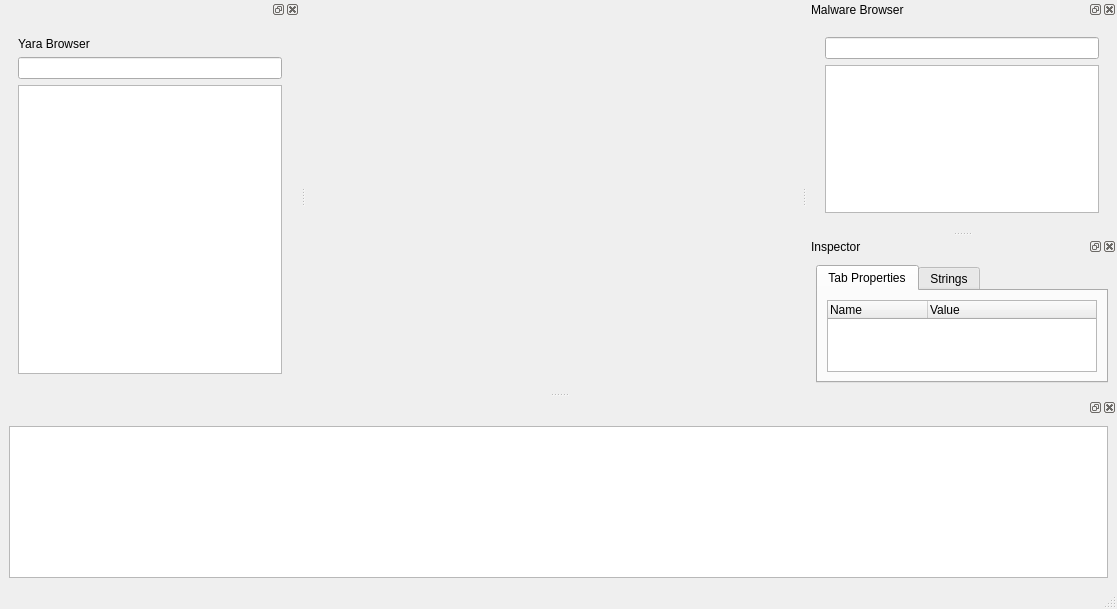
<?xml version="1.0" encoding="UTF-8"?>
<ui version="4.0">
 <class>YaraEditor</class>
 <widget class="QMainWindow" name="YaraEditor">
  <property name="geometry">
   <rect>
    <x>0</x>
    <y>0</y>
    <width>1117</width>
    <height>609</height>
   </rect>
  </property>
  <property name="windowTitle">
   <string>Yara-Editor</string>
  </property>
  <property name="windowIcon">
   <iconset resource="../../rsrc/yaraeditor.qrc">
    <normaloff>:/logo/images/logo.jpg</normaloff>:/logo/images/logo.jpg</iconset>
  </property>
  <property name="unifiedTitleAndToolBarOnMac">
   <bool>true</bool>
  </property>
  <widget class="QWidget" name="centralwidget">
   <layout class="QVBoxLayout" name="verticalLayout">
    <item>
     <widget class="QWidget" name="MainWidget" native="true">
      <layout class="QHBoxLayout" name="horizontalLayout">
       <item>
        <widget class="QWidget" name="widgetEditor" native="true"/>
       </item>
      </layout>
     </widget>
    </item>
   </layout>
  </widget>
  <widget class="QMenuBar" name="menubar">
   <property name="geometry">
    <rect>
     <x>0</x>
     <y>0</y>
     <width>1117</width>
     <height>25</height>
    </rect>
   </property>
  </widget>
  <widget class="QStatusBar" name="statusbar"/>
  <widget class="QDockWidget" name="dockWidgetYara">
   <property name="minimumSize">
    <size>
     <width>300</width>
     <height>208</height>
    </size>
   </property>
   <attribute name="dockWidgetArea">
    <number>1</number>
   </attribute>
   <widget class="QWidget" name="dockWidgetContents">
    <layout class="QVBoxLayout" name="verticalLayout_5">
     <item>
      <widget class="QWidget" name="widgetYara" native="true">
       <property name="maximumSize">
        <size>
         <width>16777215</width>
         <height>16777215</height>
        </size>
       </property>
       <layout class="QVBoxLayout" name="verticalLayout_2">
        <item>
         <widget class="QLabel" name="label_3">
          <property name="text">
           <string>Yara Browser</string>
          </property>
         </widget>
        </item>
        <item>
         <widget class="QLineEdit" name="pathYara">
          <property name="maximumSize">
           <size>
            <width>300</width>
            <height>16777215</height>
           </size>
          </property>
          <property name="readOnly">
           <bool>false</bool>
          </property>
         </widget>
        </item>
        <item>
         <widget class="QTreeView" name="yaraTree">
          <property name="maximumSize">
           <size>
            <width>16777215</width>
            <height>16777215</height>
           </size>
          </property>
         </widget>
        </item>
       </layout>
      </widget>
     </item>
    </layout>
   </widget>
  </widget>
  <widget class="QDockWidget" name="dockWidgetMalware">
   <property name="minimumSize">
    <size>
     <width>310</width>
     <height>231</height>
    </size>
   </property>
   <property name="windowTitle">
    <string>Malware Browser</string>
   </property>
   <attribute name="dockWidgetArea">
    <number>2</number>
   </attribute>
   <widget class="QWidget" name="dockWidgetContents_2">
    <layout class="QVBoxLayout" name="verticalLayout_4">
     <item>
      <widget class="QWidget" name="widgetMalware" native="true">
       <property name="maximumSize">
        <size>
         <width>16777215</width>
         <height>16777215</height>
        </size>
       </property>
       <layout class="QVBoxLayout" name="verticalLayout_3">
        <item>
         <widget class="QLineEdit" name="pathMalware">
          <property name="maximumSize">
           <size>
            <width>16777215</width>
            <height>16777215</height>
           </size>
          </property>
          <property name="readOnly">
           <bool>false</bool>
          </property>
         </widget>
        </item>
        <item>
         <widget class="QTreeView" name="malwareTree">
          <property name="maximumSize">
           <size>
            <width>16777215</width>
            <height>16777215</height>
           </size>
          </property>
         </widget>
        </item>
       </layout>
      </widget>
     </item>
    </layout>
   </widget>
  </widget>
  <widget class="QDockWidget" name="dockWidgetInspector">
   <property name="windowTitle">
    <string>Inspector</string>
   </property>
   <attribute name="dockWidgetArea">
    <number>2</number>
   </attribute>
   <widget class="QWidget" name="dockWidgetContents_4">
    <layout class="QVBoxLayout" name="verticalLayout_6">
     <item>
      <widget class="QTabWidget" name="tabWidget">
       <property name="currentIndex">
        <number>0</number>
       </property>
       <widget class="QWidget" name="tab_properties">
        <attribute name="title">
         <string>Tab Properties</string>
        </attribute>
        <layout class="QVBoxLayout" name="verticalLayout_8">
         <item>
          <widget class="QTreeWidget" name="treeMalwareProperties">
           <column>
            <property name="text">
             <string>Name</string>
            </property>
           </column>
           <column>
            <property name="text">
             <string>Value</string>
            </property>
           </column>
          </widget>
         </item>
        </layout>
       </widget>
       <widget class="QWidget" name="tab_strings">
        <attribute name="title">
         <string>Strings</string>
        </attribute>
        <layout class="QVBoxLayout" name="verticalLayout_7"/>
       </widget>
      </widget>
     </item>
    </layout>
   </widget>
  </widget>
  <widget class="QDockWidget" name="dockWidget">
   <attribute name="dockWidgetArea">
    <number>8</number>
   </attribute>
   <widget class="QWidget" name="dockWidgetContents_3">
    <layout class="QVBoxLayout" name="verticalLayout_9">
     <item>
      <widget class="QTextEdit" name="outputEdit">
       <property name="minimumSize">
        <size>
         <width>0</width>
         <height>100</height>
        </size>
       </property>
       <property name="maximumSize">
        <size>
         <width>16777215</width>
         <height>16777215</height>
        </size>
       </property>
       <property name="readOnly">
        <bool>true</bool>
       </property>
      </widget>
     </item>
    </layout>
   </widget>
  </widget>
  <action name="actionNouveau">
   <property name="icon">
    <iconset>
     <normalon>:/icon/images/win/filenew.png</normalon>
    </iconset>
   </property>
   <property name="text">
    <string>New</string>
   </property>
   <property name="shortcut">
    <string>Ctrl+N</string>
   </property>
  </action>
  <action name="actionExit">
   <property name="text">
    <string>Exit</string>
   </property>
   <property name="shortcut">
    <string>Ctrl+Q</string>
   </property>
  </action>
  <action name="actionEnregistrer">
   <property name="text">
    <string>Save</string>
   </property>
   <property name="shortcut">
    <string>Ctrl+S</string>
   </property>
  </action>
 </widget>
 <resources>
  <include location="../../rsrc/yaraeditor.qrc"/>
 </resources>
 <connections/>
</ui>
